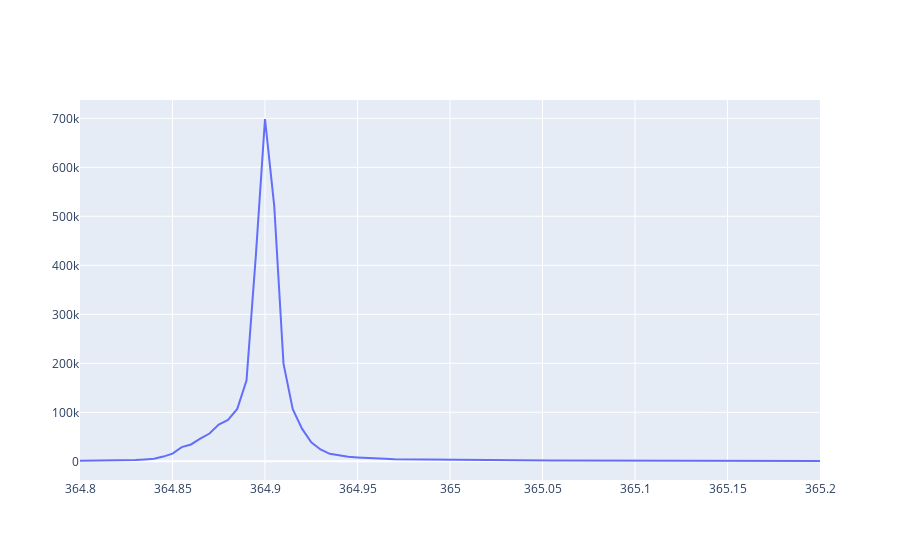

The cell this chart's notebook holds for it:
### Code cell
import plotly.graph_objects as go

fig = go.Figure()

# Add traces
fig.add_trace(go.Scatter(x=Wavelength, y=Count,
                    mode='lines',
                    name='1'))
